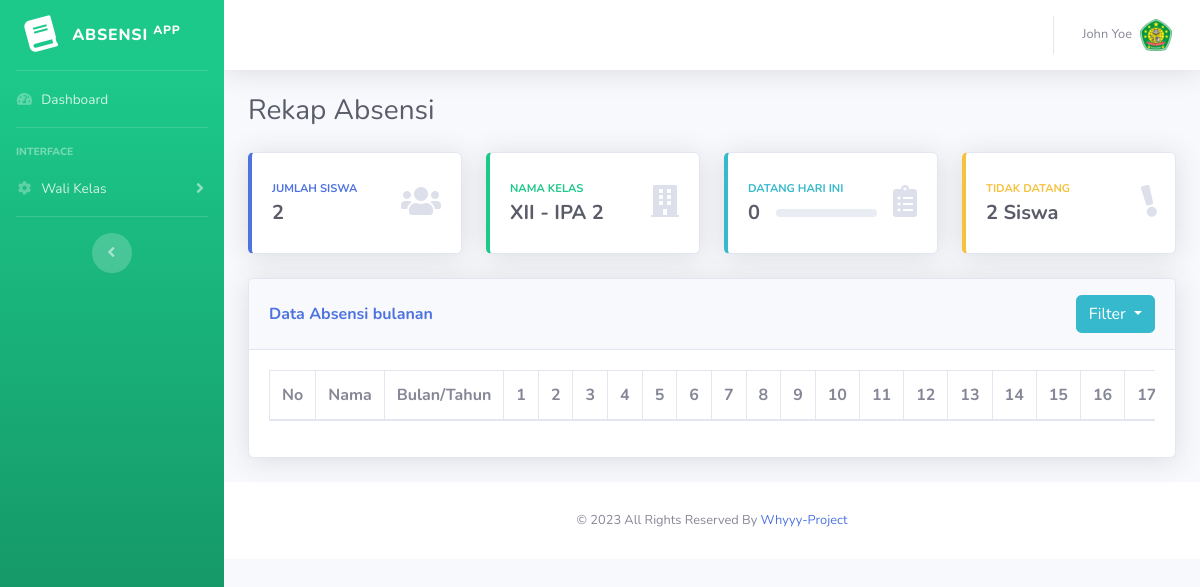
The page /?hlm=rekap (signed in) on the database as committed earlier.
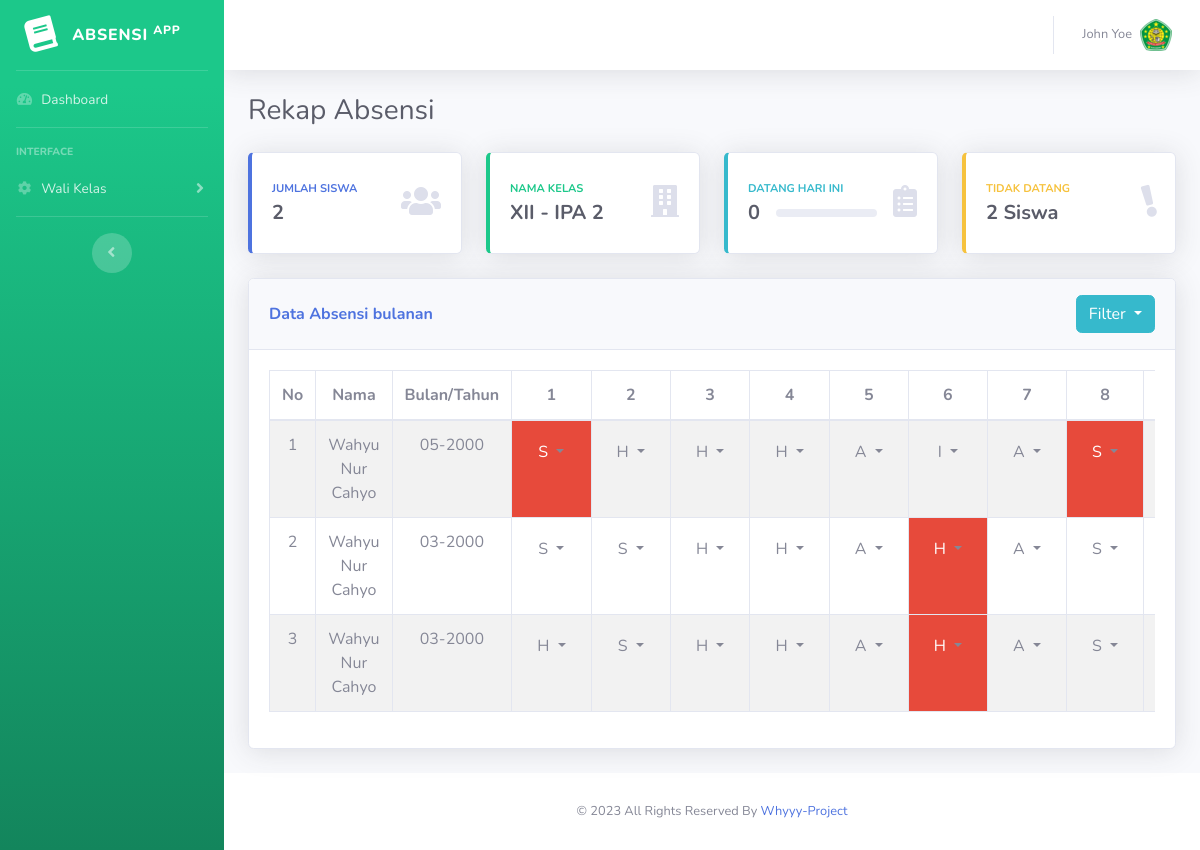
The same page on the database as committed later.
### tables this page shows
CREATE TABLE `tb_kelas` (
  `id_kelas` int(11) NOT NULL,
  `id_kariyawan` int(11) NOT NULL,
  `nama_kelas` varchar(255) NOT NULL
);

CREATE TABLE `tb_rekap` (
  `id_rekap` int(11) NOT NULL,
  `id_siswa` int(11) NOT NULL,
  `bulan` varchar(255) NOT NULL,
  `1` enum('H','S','I','A') DEFAULT NULL,
  `2` enum('H','S','I','A') DEFAULT NULL,
  `3` enum('H','S','I','A') DEFAULT NULL,
  `4` enum('H','S','I','A') DEFAULT NULL,
  `5` enum('H','S','I','A') DEFAULT NULL,
  `6` enum('H','S','I','A') DEFAULT NULL,
  `7` enum('H','S','I','A') DEFAULT NULL,
  `8` enum('H','S','I','A') DEFAULT NULL,
  `9` enum('H','S','I','A') DEFAULT NULL,
  `10` enum('H','S','I','A') DEFAULT NULL,
  `11` enum('H','S','I','A') DEFAULT NULL,
  `12` enum('H','S','I','A') DEFAULT NULL,
  `13` enum('H','S','I','A') DEFAULT NULL,
  `14` enum('H','S','I','A') DEFAULT NULL,
  `15` enum('H','S','I','A') DEFAULT NULL,
  `16` enum('H','S','I','A') DEFAULT NULL,
  `17` enum('H','S','I','A') DEFAULT NULL,
  `18` enum('H','S','I','A') DEFAULT NULL,
  `19` enum('H','S','I','A') DEFAULT NULL,
  `20` enum('H','S','I','A') DEFAULT NULL,
  `21` enum('H','S','I','A') DEFAULT NULL,
  `22` enum('H','S','I','A') DEFAULT NULL,
  `23` enum('H','S','I','A') DEFAULT NULL,
  `24` enum('H','S','I','A') DEFAULT NULL,
  `25` enum('H','S','I','A') DEFAULT NULL,
  `26` enum('H','S','I','A') DEFAULT NULL,
  `27` enum('H','S','I','A') DEFAULT NULL,
  `28` enum('H','S','I','A') DEFAULT NULL,
  `29` enum('H','S','I','A') DEFAULT NULL,
  `30` enum('H','S','I','A') DEFAULT NULL,
  `31` enum('H','S','I','A') DEFAULT NULL
);

CREATE TABLE `tb_siswa` (
  `id_siswa` int(11) NOT NULL,
  `uuid` varchar(255) NOT NULL,
  `id_kelas` int(11) NOT NULL,
  `nis` varchar(255) DEFAULT NULL,
  `nama_siswa` varchar(255) NOT NULL,
  `angkatan` varchar(255) NOT NULL,
  `status` enum('1','0') NOT NULL,
  `created_at` datetime NOT NULL,
  `updated_at` datetime NOT NULL
);

### query/guru/dashboard.php (called while the page is built, shortened)
<?php
$idKariyawan = $_SESSION['id'];
$qry_siswa = mysqli_query($db, "SELECT * FROM `tb_siswa` LEFT JOIN tb_kelas ON tb_siswa.id_kelas = tb_kelas.id_kelas WHERE tb_kelas.id_kariyawan = $idKariyawan AND tb_siswa.status = 1;");
$totalSiswa = mysqli_num_rows($qry_siswa);
$idKelas = mysqli_fetch_array($qry_siswa);
$idKls = $idKelas['id_kelas'];
$date = date('Y-m-d');
$qryAbsensiSekarang = mysqli_query($db, "SELECT * FROM `tb_absen_siswa` LEFT JOIN tb_siswa ON tb_absen_siswa.id_siswa = tb_siswa.id_siswa WHERE tb_siswa.id_kelas = $idKls AND tb_absen_siswa.tgl = '$date';");
$tidakHadir = $totalSiswa - mysqli_num_rows($qryAbsensiSekarang);

### query/guru/rekap_absensi.php (called while the page is built, shortened)
<?php
if (empty($_SESSION['rekap']) || $_SESSION['rekap'] == "all") {
    $getRekap = mysqli_query($db, "SELECT * FROM `tb_siswa` inner join tb_rekap ON tb_rekap.id_siswa = tb_siswa.id_siswa WHERE tb_siswa.id_kelas = '$idKls' ORDER BY tb_rekap.bulan DESC;");
} else {
    $selected = $_SESSION['rekap'];
    $getRekap = mysqli_query($db, "SELECT * FROM `tb_siswa` inner join tb_rekap ON tb_rekap.id_siswa = tb_siswa.id_siswa WHERE tb_siswa.id_kelas = '$idKls' AND tb_rekap.bulan = '$selected' ORDER BY tb_siswa.nama_siswa ASC;");
}

### public/view/layouts/guru/rekap.php (the view, shortened to what this page needs)
<?php
include "public/view/layouts/header.php";
include "public/view/partials/guru/sidebar.php";
include "public/view/partials/guru/wrapper.php";
?>
<div class="container-fluid">
    <div class="d-sm-flex align-items-center justify-content-between mb-4">
        <h1 class="h3 mb-0 text-gray-800">Rekap Absensi</h1>
    </div>
    <?php
    include "query/guru/dashboard.php";
    include "query/guru/rekap_absensi.php";
    ?>
    <div class="row">
        <?php
        include "public/view/layouts/guru/top-content.php"; ?>
        <div class="col-xl-12 col-lg-12">
            <div class="card shadow mb-4">
                <div class="card-header py-3 d-flex flex-row align-items-center justify-content-between">
                    <h6 class="m-0 font-weight-bold text-primary">Data Absensi bulanan</h6>
                    <div class="dropdown">
                        <button class="btn btn-info dropdown-toggle" type="button" id="dropdownMenuButton1" data-toggle="dropdown" aria-haspopup="true" aria-expanded="false" data-selected="all">
                            <?= empty($_SESSION['rekap']) || $_SESSION['rekap'] == "all" ? "Filter" : $_SESSION['rekap'] ?>
                        </button>
                    </div>
                </div>
                <div class="card-body">
                    <div class="table-responsive">
                        <table class="table table-bordered table-striped" id="dataTable" width="100%" cellspacing="0">
                            <thead>
                                <tr class="text-center">
                                    <th>No</th>
                                    <th>Nama</th>
                                    <th>Bulan/Tahun</th>
                                    <?php for ($i = 1; $i <= 31; $i++) :
                                    ?>
                                        <th><?= $i ?></th>
                                    <?php endfor; ?>
                                </tr>
                            </thead>
                            <tbody>
                                <?php $no = 1 ?>
                                <?php foreach ($getRekap as $siswa) : ?>
                                    <tr class="text-center">
                                        <td><?= $no;
                                            $no++ ?></td>
                                        <td><?= $siswa['nama_siswa'] ?></td>
                                        <td><?= $siswa['bulan'] ?></td>
                                        <?php $hari = date('d'); ?>
                                        <?php for ($i = 1; $i <= 31; $i++) : ?>
                                            <?php
                                            $hari == $i ? $detail = 'bg-success text-white' : $detail = '';
                                            $tglharian =  $i . "-" . $siswa['bulan'];
                                            $dateOld = date('D-m-Y', strtotime($tglharian));
                                            $date_explode = explode("-", $dateOld);
                                            $date_explode['0'] == "Mon" ? $detail = 'bg-danger text-white' : $detail = '';
                                            ?>
                                            <td class="<?= $detail ?>">
                                                <div class="dropdown">
                                                    <button class="btn dropdown-toggle" type="button" id="dropdownMenuButton1" data-toggle="dropdown" aria-haspopup="true" aria-expanded="false" data-selected="<?= $siswa[$i] ?>">
                                                        <span class="<?= $detail ?>"><?= $siswa[$i] == null ? 'Pilih' : $siswa[$i] ?></span>
                                                    </button>
                                                </div>
                                            </td>
                                        <?php endfor; ?>
                                    </tr>
                                <?php endforeach; ?>
                            </tbody>
                        </table>
                    </div>
                </div>
            </div>
        </div>
    </div>
</div>
<?php
include "public/view/layouts/footer.php";
?>

### index.php (shortened to what this page needs)
<?php
if ($_SESSION['level'] == "guru") {
    if (isset($_REQUEST['hlm'])) {
        $hlm = $_REQUEST['hlm'];
        switch ($hlm) {
            case 'rekap':
                include "./public/view/layouts/guru/rekap.php";
                break;
        }
    } else {
        include "./public/view/layouts/cover.php";
    }
}

### public/view/layouts/header.php (shortened to what this page needs)
<!DOCTYPE html>
<html lang="en">
<head>
    <link href="public/assets/vendor/fontawesome-free/css/all.min.css" rel="stylesheet" type="text/css">
    <link href="public/assets/css/sb-admin-2.min.css" rel="stylesheet">
    <link href="public/assets/vendor/datatables/dataTables.bootstrap4.min.css" rel="stylesheet">
</head>
<body id="page-top">
    <div id="wrapper">

### public/view/partials/guru/sidebar.php (shortened to what this page needs)
<ul class="navbar-nav bg-gradient-success sidebar sidebar-dark accordion" id="accordionSidebar">
    <a class="sidebar-brand d-flex align-items-center justify-content-center" href="?hlm=dashboard">
        <div class="sidebar-brand-icon rotate-n-15">
            <i class="fas fa-book"></i>
        </div>
        <div class="sidebar-brand-text mx-3">absensi <sup>app</sup></div>
    </a>
    <hr class="sidebar-divider my-0">
    <li class="nav-item">
        <a class="nav-link" href="?hlm=dashboard">
            <i class="fas fa-fw fa-tachometer-alt"></i>
            <span>Dashboard</span></a>
    </li>
    <hr class="sidebar-divider">
    <div class="sidebar-heading">
        Interface
    </div>
    <li class="nav-item">
        <a class="nav-link collapsed" href="#" data-toggle="collapse" data-target="#collapseTwo" aria-expanded="true" aria-controls="collapseTwo">
            <i class="fas fa-fw fa-cog"></i>
            <span>Wali Kelas</span>
        </a>
    </li>
    <hr class="sidebar-divider d-none d-md-block">
    <div class="text-center d-none d-md-inline">
        <button class="rounded-circle border-0" id="sidebarToggle"></button>
    </div>
</ul>

### public/view/partials/guru/wrapper.php (shortened to what this page needs)
<div id="content-wrapper" class="d-flex flex-column">
    <div id="content">
        <nav class="navbar navbar-expand navbar-light bg-white topbar mb-4 static-top shadow">
            <ul class="navbar-nav ml-auto">
                <li class="nav-item dropdown no-arrow">
                    <a class="nav-link dropdown-toggle" href="#" id="userDropdown" role="button" data-toggle="dropdown" aria-haspopup="true" aria-expanded="false">
                        <span class="mr-2 d-none d-lg-inline text-gray-600 small"><?= $_SESSION['nama'] ?></span>
                        <img class="img-profile" src="public/images/abror.ico">
                    </a>
                </li>
            </ul>
        </nav>

### public/view/layouts/guru/top-content.php (shortened to what this page needs)
<div class="col-xl-3 col-md-6 col-sm-6 col-6 mb-4">
    <div class="card border-left-primary shadow h-100 py-2">
        <a href="?hlm=wali" class="text-decoration-none">
            <div class="card-body">
                <div class="row no-gutters align-items-center">
                    <div class="col mr-2">
                        <div class="text-xs font-weight-bold text-primary text-uppercase mb-1">
                            Jumlah Siswa</div>
                        <div class="h5 mb-0 font-weight-bold text-gray-800"><?= $totalSiswa ?></div>
                    </div>
                    <div class="col-auto">
                        <i class="fas fa-users fa-2x text-gray-300"></i>
                    </div>
                </div>
            </div>
        </a>
    </div>
</div>
<div class="col-xl-3 col-md-6 col-sm-6 col-6 mb-4">
    <div class="card border-left-success shadow h-100 py-2">
        <div class="card-body">
            <div class="row no-gutters align-items-center">
                <div class="col mr-2">
                    <div class="text-xs font-weight-bold text-success text-uppercase mb-1">
                        Nama Kelas</div>
                    <div class="h5 mb-0 font-weight-bold text-gray-800"><?= $idKelas['nama_kelas'] ?></div>
                </div>
                <div class="col-auto">
                    <i class="fas fa-building fa-2x text-gray-300"></i>
                </div>
            </div>
        </div>
    </div>
</div>
<div class="col-xl-3 col-md-6 col-sm-6 col-6 mb-4">
    <div class="card border-left-info shadow h-100 py-2">
        <div class="card-body">
            <div class="row no-gutters align-items-center">
                <div class="col mr-2">
                    <div class="text-xs font-weight-bold text-info text-uppercase mb-1">Datang Hari ini
                    </div>
                    <div class="row no-gutters align-items-center">
                        <div class="col-auto">
                            <div class="h5 mb-0 mr-3 font-weight-bold text-gray-800"><?= mysqli_num_rows($qryAbsensiSekarang) ?></div>
                        </div>
                        <div class="col">
                            <div class="progress progress-sm mr-2">
                            </div>
                        </div>
                    </div>
                </div>
                <div class="col-auto">
                    <i class="fas fa-clipboard-list fa-2x text-gray-300"></i>
                </div>
            </div>
        </div>
    </div>
</div>
<div class="col-xl-3 col-md-6 col-sm-6 col-6 mb-4">
    <div class="card border-left-warning shadow h-100 py-2">
        <div class="card-body">
            <div class="row no-gutters align-items-center">
                <div class="col mr-2">
                    <div class="text-xs font-weight-bold text-warning text-uppercase mb-1">
                        Tidak Datang</div>
                    <div class="h5 mb-0 font-weight-bold text-gray-800"><?= $tidakHadir ?> Siswa</div>
                </div>
                <div class="col-auto">
                    <i class="fas fa-exclamation rotate-n-15 fa-2x text-gray-300"></i>
                </div>
            </div>
        </div>
    </div>
</div>

### public/view/layouts/footer.php (shortened to what this page needs)
<footer class="sticky-footer bg-white">
    <div class="container my-auto">
        <div class="copyright text-center my-auto">
            <span>&copy; <?= date('Y') ?> All Rights Reserved By
                <a href="https://github.com/whyyy24" class="text-decoration-none">Whyyy-Project</a></span>
        </div>
    </div>
</footer>
</div>
</div>
</body>
</html>

Rows that differ between the two databases and show on the page:
added tb_rekap: id_siswa.nama_siswa "Wahyu Nur Cahyo", bulan "05-2000", i "S", i "H", i "A", 6 "I"
added tb_rekap: id_siswa.nama_siswa "Wahyu Nur Cahyo", bulan "03-2000", i "S", i "H", i "A"
added tb_rekap: id_siswa.nama_siswa "Wahyu Nur Cahyo", bulan "03-2000", i "H", i "S", i "A"
Other text that changed with them:
list line gone: "9"
list line gone: "10"
list line gone: "11"
list line gone: "12"
list line gone: "13"
list line gone: "14"
list line gone: "15"
list line gone: "16"
list line gone: "17"
